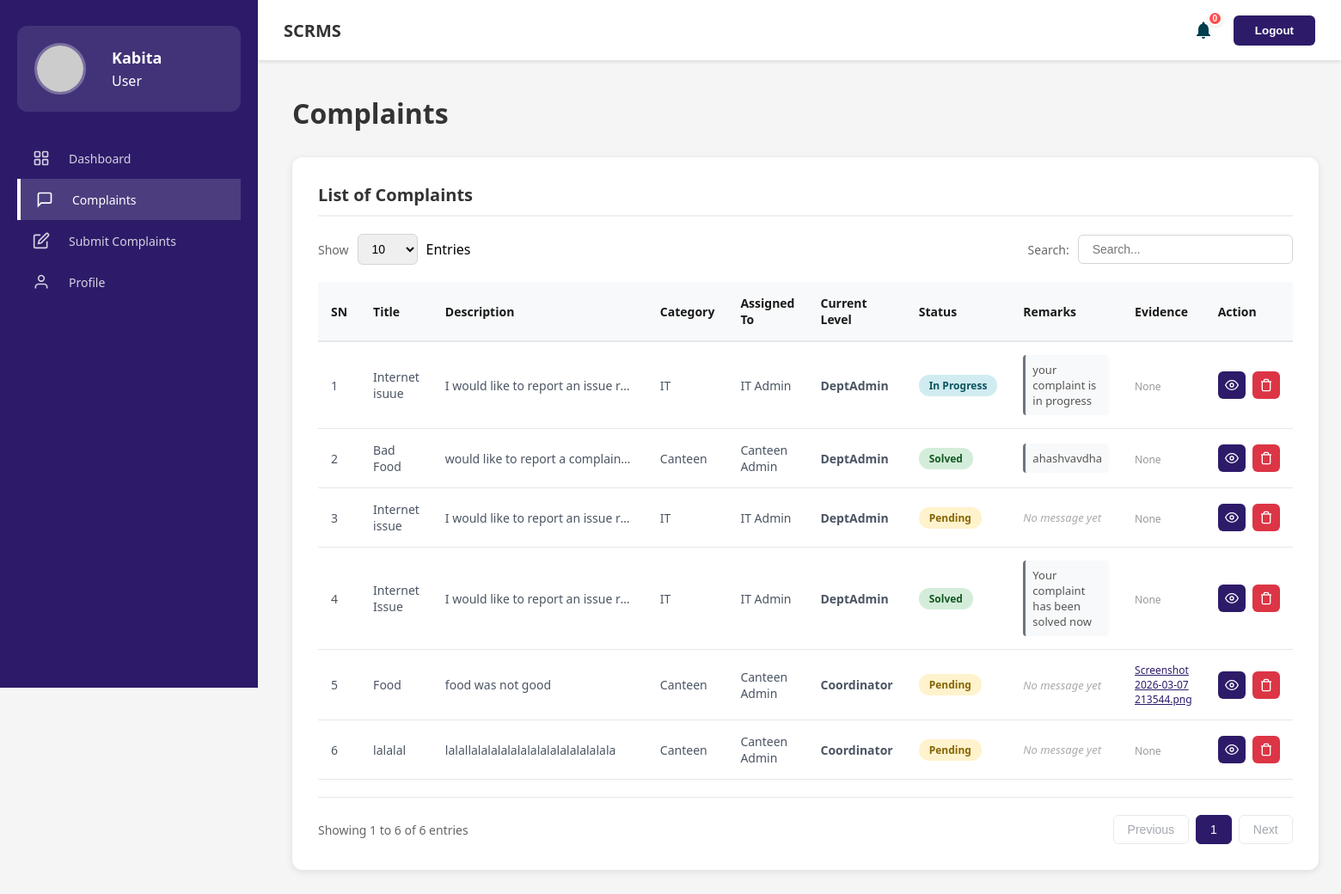
The app's page /User/user-complaints.php (signed in) with its own data.
### tables this page shows
CREATE TABLE `complaints` (
  `complaint_id` int(11) NOT NULL,
  `user_id` int(11) DEFAULT NULL,
  `category_id` int(11) DEFAULT NULL,
  `status_id` int(11) DEFAULT NULL,
  `title` varchar(255) DEFAULT NULL,
  `description` text DEFAULT NULL,
  `batch` varchar(20) DEFAULT NULL,
  `is_anonymous` tinyint(1) DEFAULT 0,
  `assigned_to` int(11) DEFAULT NULL,
  `evidence_file` longblob DEFAULT NULL,
  `incident_date` date NOT NULL,
  `created_at` timestamp NOT NULL DEFAULT current_timestamp(),
  `updated_at` timestamp NOT NULL DEFAULT current_timestamp() ON UPDATE current_timestamp(),
  `final_status_message` text DEFAULT NULL,
  `assigned_role` varchar(20) DEFAULT 'DeptAdmin'
);

CREATE TABLE `complaint_categories` (
  `category_id` int(11) NOT NULL,
  `category_name` varchar(255) DEFAULT NULL,
  `description` text DEFAULT NULL
);

CREATE TABLE `complaint_statuses` (
  `status_id` int(11) NOT NULL,
  `status_label` varchar(255) DEFAULT NULL,
  `status_message` text DEFAULT NULL
);

CREATE TABLE `complaint_attachments` (
  `attachment_id` int(11) NOT NULL,
  `complaint_id` int(11) DEFAULT NULL,
  `file_name` varchar(255) DEFAULT NULL,
  `file_type` varchar(100) DEFAULT NULL,
  `file_data` longblob DEFAULT NULL
);

### User/user-complaints.php (the view, shortened to what this page needs)
<?php
require_once '../Database/db-config.php';
$userId = $_SESSION['user_id'];
$complaints = [];
$sql = "SELECT c.*, cat.category_name, s.status_label, s.status_message,
               CONCAT(u.first_name, ' ', u.last_name) as assigned_head
        FROM complaints c
        LEFT JOIN complaint_categories cat ON c.category_id = cat.category_id
        LEFT JOIN complaint_statuses s ON c.status_id = s.status_id
        LEFT JOIN users u ON u.assigned_category = c.category_id AND u.role = 'DeptAdmin'
        WHERE c.user_id = ?
        ORDER BY c.created_at DESC";
$stmt = $conn->prepare($sql);
if ($stmt) {
    $stmt->bind_param("i", $userId);
    $stmt->execute();
    $res = $stmt->get_result();
    while ($row = $res->fetch_assoc()) {
        $compId = $row['complaint_id'];
        $row['attachments'] = [];
        $attStmt = $conn->prepare("SELECT attachment_id, file_name FROM complaint_attachments WHERE complaint_id = ?");
        $attStmt->bind_param("i", $compId);
        $attStmt->execute();
        $attRes = $attStmt->get_result();
        while ($attRow = $attRes->fetch_assoc()) {
            $row['attachments'][] = $attRow;
        }
        $complaints[] = $row;
    }
}
?>
<!DOCTYPE html>
<html lang="en">
<head>
    <link rel="stylesheet" href="../Assets/Css/admin-dashboard.css">
    <link rel="stylesheet" href="../Assets/css/user-complaints.css">
</head>
<body>
    <?php include '../Includes/header.php'; ?>
    <?php include '../Includes/sidebar.php'; ?>
    <div class="main-container">
        <main class="main-content">
            <h1 class="page-title">Complaints</h1>
            <div class="complaints-container">
                <h2 class="section-title">List of Complaints</h2>
                <div class="table-controls">
                    <div class="entries-control">
                        <label>Show</label>
                        <select id="entriesSelect">
                            <option value="10">10</option>
                        </select>
                        <span>Entries</span>
                    </div>
                    <div class="search-control">
                        <label>Search:</label>
                        <input type="text" id="searchInput" placeholder="Search...">
                    </div>
                </div>
                <div class="table-wrapper">
                    <table id="complaintsTable">
                        <thead>
                            <tr>
                                <th>SN</th>
                                <th>Title</th>
                                <th>Description</th>
                                <th>Category</th>
                                <th>Assigned To</th>
                                <th>Current Level</th>
                                <th>Status</th>
                                <th>Remarks</th>
                                <th>Evidence</th>
                                <th>Action</th>
                            </tr>
                        </thead>
                        <tbody id="tableBody">
                            <?php if (empty($complaints)): ?>
                                <tr>
                                    <td colspan="10" style="text-align: center;">You haven't submitted any complaints yet.</td>
                                </tr>
                            <?php else: ?>
                                <?php foreach ($complaints as $index => $c): ?>
                                    <tr>
                                        <td><?php echo $index + 1; ?></td>
                                        <td><?php echo htmlspecialchars($c['title']); ?></td>
                                        <td class="description-text" title="<?php echo htmlspecialchars($c['description']); ?>">
                                            <?php echo htmlspecialchars($c['description']); ?>
                                        </td>
                                        <td><?php echo htmlspecialchars($c['category_name'] ?? 'Other'); ?></td>
                                        <td>
                                            <?php
                                                $assigned = trim($c['assigned_head'] ?? '');
                                                echo !empty($assigned) ? htmlspecialchars($assigned) : '<span style="color: #999; font-style: italic;">Not Assigned</span>';
                                            ?>
                                        </td>
                                        <td>
                                            <span style="font-weight: 600; color: #4b5563;">
                                                <?php echo htmlspecialchars(trim($c['assigned_role'] ?? 'DeptAdmin')); ?>
                                            </span>
                                        </td>
                                        <td>
                                            <?php
                                            $statusClass = 'status-pending';
                                            $status = $c['status_label'] ?? 'Pending';
                                            if (stripos($status, 'Progress') !== false) $statusClass = 'status-progress';
                                            if (stripos($status, 'Solved') !== false || stripos($status, 'Fixed') !== false) $statusClass = 'status-solved';
                                            ?>
                                            <span class="status-badge <?php echo $statusClass; ?>" title="<?php echo htmlspecialchars($c['status_message'] ?? ''); ?>">
                                                <?php echo htmlspecialchars($status); ?>
                                            </span>
                                        </td>
                                        <td style="font-size: 13px; color: #555; max-width: 250px;">
                                            <?php if (!empty($c['final_status_message'])): ?>
                                                <div style="background: #f8f9fa; padding: 8px; border-radius: 4px; border-left: 3px solid #6c757d;">
                                                    <?php echo htmlspecialchars($c['final_status_message']); ?>
                                                </div>
                                            <?php else: ?>
                                                <span style="font-style: italic; color: #aaa;">No message yet</span>
                                            <?php endif; ?>
                                        </td>
                                        <td>
                                            <?php if (!empty($c['attachments'])): ?>
                                                <div style="display: flex; flex-direction: column; gap: 2px;">
                                                    <?php foreach ($c['attachments'] as $att): ?>
                                                        <a href="../Includes/view-attachment.php?id=<?php echo $att['attachment_id']; ?>" target="_blank" style="font-size: 12px; color: #2D1B69; text-decoration: underline;">
                                                            <?php echo htmlspecialchars($att['file_name']); ?>
                                                        </a>
                                                    <?php endforeach; ?>
                                                </div>
                                            <?php else: ?>
                                                <span style="font-size: 12px; color: #999;">None</span>
                                            <?php endif; ?>
                                        </td>
                                        <td>
                                            <div class="action-buttons">
                                                <button class="action-btn view-btn" title="View Details"
                                                        data-id="<?php echo $c['complaint_id']; ?>"
                                                        data-title="<?php echo htmlspecialchars($c['title']); ?>"
                                                        data-desc="<?php echo htmlspecialchars($c['description']); ?>"
                                                        data-cat="<?php echo htmlspecialchars($c['category_name'] ?? 'Other'); ?>"
                                                        data-batch="<?php echo htmlspecialchars($c['batch'] ?? ''); ?>"
                                                        data-date="<?php echo date('M d, Y', strtotime($c['created_at'])); ?>"
                                                        data-status="<?php echo htmlspecialchars($status); ?>"
                                                        data-message="<?php echo htmlspecialchars($c['final_status_message'] ?? 'No message yet'); ?>"
                                                        data-assigned="<?php
                                                            $assigned = trim($c['assigned_head'] ?? '');
                                                            echo !empty($assigned) ? htmlspecialchars($assigned) : 'Not Assigned';
                                                        ?>"
                                                        data-level="<?php
                                                            $level = trim($c['assigned_role'] ?? 'DeptAdmin');
                                                            echo htmlspecialchars($level);
                                                        ?>">
                                                    <svg width="16" height="16" viewBox="0 0 24 24" fill="none" stroke="currentColor" stroke-width="2">
                                                        <path d="M1 12s4-8 11-8 11 8 11 8-4 8-11 8-11-8-11-8z"></path>
                                                        <circle cx="12" cy="12" r="3"></circle>
                                                    </svg>
                                                </button>
                                                <button class="action-btn delete-btn" title="Delete" data-id="<?php echo $c['complaint_id']; ?>">
                                                    <svg width="16" height="16" viewBox="0 0 24 24" fill="none" stroke="currentColor" stroke-width="2">
                                                        <polyline points="3 6 5 6 21 6"></polyline>
                                                        <path d="M19 6v14a2 2 0 0 1-2 2H7a2 2 0 0 1-2-2V6m3 0V4a2 2 0 0 1 2-2h4a2 2 0 0 1 2 2v2"></path>
                                                    </svg>
                                                </button>
                                            </div>
                                        </td>
                                    </tr>
                                <?php endforeach; ?>
                            <?php endif; ?>
                        </tbody>
                    </table>
                </div>
                <div class="table-footer">
                    <div class="entries-info" id="entriesInfo">Showing <?php echo count($complaints); ?> entries</div>
                    <div class="pagination">
                        <button class="page-btn" id="prevBtn">Previous</button>
                        <button class="page-btn active">1</button>
                        <button class="page-btn" id="nextBtn">Next</button>
                    </div>
                </div>
            </div>
        </main>
    </div>
</body>
</html>

### Assets/Css/admin-dashboard.css (style rules this page uses)
* { margin: 0; padding: 0; box-sizing: border-box; }
body { font-family: 'Segoe UI', Tahoma, Geneva, Verdana, sans-serif; background: #f5f5f5; min-height: 100vh; overflow-x: hidden; width: 100%; }
.main-container { display: flex; min-height: calc(100vh - 70px); }
.main-content { flex: 1; margin-left: 300px; padding: 40px; background: #f5f5f5; min-height: 100vh; }
.page-title { font-size: 32px; font-weight: 700; color: #1a1a1a; margin-bottom: 30px; }

### Assets/Css/user-complaints.css (style rules this page uses)
* { margin: 0; padding: 0; box-sizing: border-box; }
body { font-family: 'Segoe UI', Tahoma, Geneva, Verdana, sans-serif; background: #f5f5f5; }
.main-container { display: flex; min-height: calc(100vh - 70px); }
.main-content { flex: 1; padding: 40px; margin-left: 300px; }
.page-title { font-size: 32px; color: #333; margin-bottom: 30px; }
.complaints-container { background: white; padding: 30px; border-radius: 12px; box-shadow: 0 2px 8px rgba(0, 0, 0, 0.1); width: 100%; margin-top: 20px; }
.section-title { font-size: 20px; color: #333; margin-bottom: 20px; padding-bottom: 10px; border-bottom: 2px solid #f0f0f0; }
.table-controls { display: flex; justify-content: space-between; align-items: center; margin-bottom: 20px; flex-wrap: wrap; gap: 15px; }
.entries-control, .search-control { display: flex; align-items: center; gap: 10px; }
.entries-control label, .search-control label { font-size: 14px; color: #666; }
.entries-control select { padding: 8px 12px; border: 1px solid #d1d5db; border-radius: 6px; font-size: 14px; outline: none; cursor: pointer; }
.search-control input { padding: 8px 16px; border: 1px solid #d1d5db; border-radius: 6px; font-size: 14px; outline: none; width: 250px; transition: border-color 0.3s ease; }
.table-wrapper { overflow-x: auto; margin: 20px 0; width: 100%; max-width: 100%; }
table { width: 100%; border-collapse: collapse; font-size: 14px; }
thead { background: #f8f9fa; }
th { padding: 15px; text-align: left; font-weight: 600; color: #1a1a1a; border-bottom: 2px solid #e5e7eb; }
td { padding: 15px; border-bottom: 1px solid #e5e7eb; color: #4b5563; }
tbody tr { transition: background-color 0.2s ease; }
.description-text { max-width: 250px; white-space: nowrap; overflow: hidden; text-overflow: ellipsis; }
.status-badge { padding: 4px 12px; border-radius: 12px; font-size: 12px; font-weight: 600; display: inline-block; white-space: nowrap; }
.status-pending { background: #fff3cd; color: #856404; }
.status-progress { background: #d1ecf1; color: #0c5460; }
.status-solved { background: #d4edda; color: #155724; }
.action-buttons { display: flex; gap: 8px; }
.action-btn { padding: 8px; border: none; border-radius: 6px; cursor: pointer; transition: all 0.3s ease; display: flex; align-items: center; justify-content: center; color: white; }
.view-btn { background: #2D1B69; }
.delete-btn { background: #dc3545; }
.table-footer { display: flex; justify-content: space-between; align-items: center; margin-top: 20px; padding-top: 20px; border-top: 1px solid #e5e7eb; flex-wrap: wrap; gap: 15px; }
.entries-info { font-size: 14px; color: #666; }
.pagination { display: flex; gap: 8px; }
.page-btn { padding: 8px 16px; border: 1px solid #d1d5db; background: white; color: #4b5563; border-radius: 6px; font-size: 14px; cursor: pointer; transition: all 0.3s ease; }
.page-btn.active { background: #2D1B69; color: white; border-color: #2D1B69; }
.page-btn:disabled { opacity: 0.5; cursor: not-allowed; }

### records on screen
complaints: title "Internet isuue", description "I would like to report an issue r…", category.category_name "IT", assigned "IT Admin", assigned_role "DeptAdmin", status.status_label "In Progress", final_status_message "your complaint is in progress", shows "None"
complaints: title "Bad Food", description "would like to report a complain…", category.category_name "Canteen", assigned "Canteen Admin", assigned_role "DeptAdmin", status.status_label "Solved", final_status_message "ahashvavdha", shows "None"
complaints: title "Internet issue", description "I would like to report an issue r…", category.category_name "IT", assigned "IT Admin", assigned_role "DeptAdmin", status.status_label "Pending", shows "No message yet", shows "None"
complaints: title "Internet Issue", description "I would like to report an issue r…", category.category_name "IT", assigned "IT Admin", assigned_role "DeptAdmin", status.status_label "Solved", final_status_message "Your complaint has been solved now", shows "None"
complaints: title "Food", description "food was not good", category.category_name "Canteen", assigned "Canteen Admin", assigned_role "Coordinator", status.status_label "Pending", shows "No message yet"
complaint_attachments: file_name "Screenshot 2026-03-07 213544.png"
complaints: title "lalalal", description "lalallalalalalalalalalalalalalalala", category.category_name "Canteen", assigned "Canteen Admin", assigned_role "Coordinator", status.status_label "Pending", shows "No message yet", shows "None"

### other values on screen
$full_name ?: 'Unknown' "Kabita"
$display_role "User"
